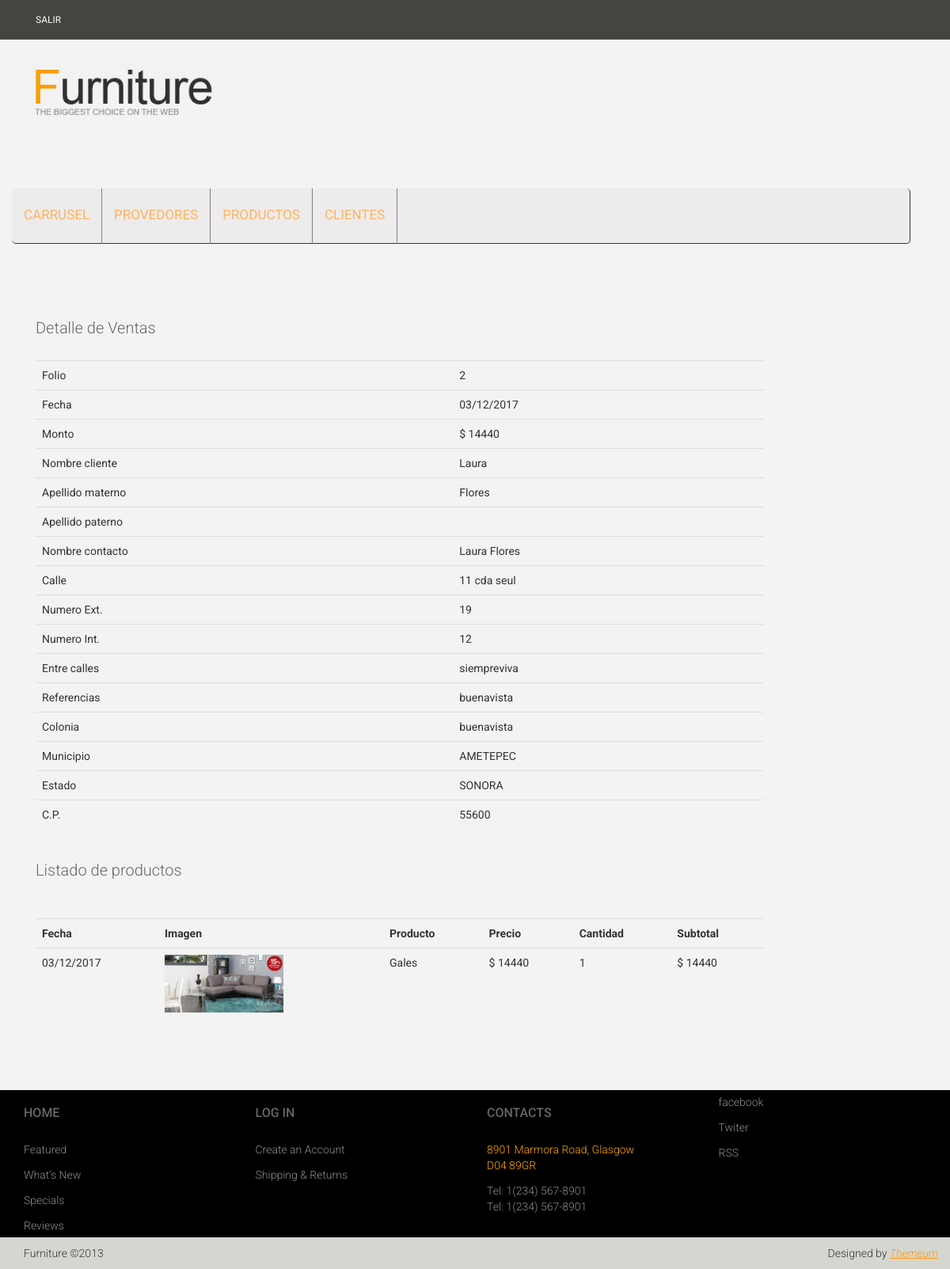
The app's page /reporteDetalle.php?folio=2 with its own data.
### tables this page shows
CREATE TABLE `pv_venta` (
  `folio` int(11) NOT NULL AUTO_INCREMENT,
  `feha` date DEFAULT NULL,
  `monto` float DEFAULT NULL,
  `id_cliente` int(11) NOT NULL,
  `id_proceso` int(11) NOT NULL,
  PRIMARY KEY (`folio`),
  KEY `fk_PV_VENTA_PV_CLIENTE1_idx` (`id_cliente`),
  KEY `fk_PV_VENTA_PV_PROCESO1_idx` (`id_proceso`),
  CONSTRAINT `fk_PV_VENTA_PV_CLIENTE1` FOREIGN KEY (`id_cliente`) REFERENCES `pv_cliente` (`id_cliente`) ON DELETE NO ACTION ON UPDATE NO ACTION,
  CONSTRAINT `fk_PV_VENTA_PV_PROCESO1` FOREIGN KEY (`id_proceso`) REFERENCES `pv_proceso` (`id_proceso`) ON DELETE NO ACTION ON UPDATE NO ACTION
);

CREATE TABLE `pv_cliente` (
  `id_cliente` int(11) NOT NULL AUTO_INCREMENT,
  `nombre_cliente` varchar(45) DEFAULT NULL,
  `ap_paterno_cliente` varchar(45) DEFAULT NULL,
  `ap_materno_cliente` varchar(45) DEFAULT NULL,
  `codigo_postal` int(11) DEFAULT NULL,
  `calle` varchar(255) DEFAULT NULL,
  `numero_exterior` varchar(50) DEFAULT NULL,
  `numero_interior` varchar(50) DEFAULT NULL,
  `entre_calles` varchar(512) DEFAULT NULL,
  `referencias` varchar(255) DEFAULT NULL,
  `id_estado` int(11) DEFAULT NULL,
  `id_municipio` int(11) DEFAULT NULL,
  `colonia` varchar(255) DEFAULT NULL,
  `nombre_contacto` varchar(255) DEFAULT NULL,
  `telefono` bigint(20) DEFAULT NULL,
  PRIMARY KEY (`id_cliente`),
  KEY `fk_PV_CLIENTE_PV_ESTADO` (`id_estado`),
  KEY `fk_PV_CLIENTE_PV_MUNICIPIO` (`id_municipio`),
  CONSTRAINT `fk_PV_CLIENTE_PV_ESTADO` FOREIGN KEY (`id_estado`) REFERENCES `pv_estado` (`id_estado`) ON DELETE NO ACTION ON UPDATE NO ACTION,
  CONSTRAINT `fk_PV_CLIENTE_PV_MUNICIPIO` FOREIGN KEY (`id_municipio`) REFERENCES `pv_municipio` (`id_municipio`) ON DELETE NO ACTION ON UPDATE NO ACTION
);

CREATE TABLE `pv_municipio` (
  `id_municipio` int(11) NOT NULL AUTO_INCREMENT,
  `municipio` varchar(45) DEFAULT NULL,
  `id_estado` int(11) NOT NULL,
  PRIMARY KEY (`id_municipio`),
  KEY `fk_PV_MUNICIPIO_PV_ESTADO1_idx` (`id_estado`),
  CONSTRAINT `fk_PV_MUNICIPIO_PV_ESTADO1` FOREIGN KEY (`id_estado`) REFERENCES `pv_estado` (`id_estado`) ON DELETE NO ACTION ON UPDATE NO ACTION
);

CREATE TABLE `pv_estado` (
  `id_estado` int(11) NOT NULL AUTO_INCREMENT,
  `estado` varchar(45) DEFAULT NULL,
  PRIMARY KEY (`id_estado`)
);

CREATE TABLE `pv_detalle_venta` (
  `id_detalle` int(11) NOT NULL AUTO_INCREMENT,
  `fecha` date DEFAULT NULL,
  `precio_venta` float DEFAULT NULL,
  `cantidad` int(11) DEFAULT NULL,
  `folio` int(11) NOT NULL,
  `id_producto` int(11) NOT NULL,
  PRIMARY KEY (`id_detalle`),
  KEY `fk_PV_DETALLE_VENTA_PV_VENTA1_idx` (`folio`),
  KEY `fk_PV_DETALLE_VENTA_PV_PRODUCTO1_idx` (`id_producto`),
  CONSTRAINT `fk_PV_DETALLE_VENTA_PV_PRODUCTO1` FOREIGN KEY (`id_producto`) REFERENCES `pv_producto` (`id_producto`) ON DELETE NO ACTION ON UPDATE NO ACTION,
  CONSTRAINT `fk_PV_DETALLE_VENTA_PV_VENTA1` FOREIGN KEY (`folio`) REFERENCES `pv_venta` (`folio`) ON DELETE NO ACTION ON UPDATE NO ACTION
);

CREATE TABLE `pv_imagen` (
  `id_imagen` int(11) NOT NULL AUTO_INCREMENT,
  `imagen` varchar(300) DEFAULT NULL,
  `id_producto` int(11) NOT NULL,
  PRIMARY KEY (`id_imagen`),
  KEY `fk_PV_IMAGEN_PV_PRODUCTO1_idx` (`id_producto`),
  CONSTRAINT `fk_PV_IMAGEN_PV_PRODUCTO1` FOREIGN KEY (`id_producto`) REFERENCES `pv_producto` (`id_producto`) ON DELETE NO ACTION ON UPDATE NO ACTION
);

CREATE TABLE `pv_producto` (
  `id_producto` int(11) NOT NULL AUTO_INCREMENT,
  `producto` varchar(45) DEFAULT NULL,
  `precio_compra` float DEFAULT NULL,
  `precio_venta` float DEFAULT NULL,
  `descripcion` varchar(255) DEFAULT NULL,
  `id_categoria` int(11) NOT NULL,
  `id_provedor` int(11) NOT NULL,
  PRIMARY KEY (`id_producto`),
  KEY `fk_PV_PRODUCTO_PV_CATEGORIA1_idx` (`id_categoria`),
  KEY `fk_PV_PRODUCTO_PV_PROVEDOR1_idx` (`id_provedor`),
  CONSTRAINT `fk_PV_PRODUCTO_PV_CATEGORIA1` FOREIGN KEY (`id_categoria`) REFERENCES `pv_categoria` (`id_categoria`) ON DELETE NO ACTION ON UPDATE NO ACTION,
  CONSTRAINT `fk_PV_PRODUCTO_PV_PROVEDOR1` FOREIGN KEY (`id_provedor`) REFERENCES `pv_provedor` (`id_provedor`) ON DELETE NO ACTION ON UPDATE NO ACTION
);

### reporteDetalle.php (the view, shortened to what this page needs)
<!DOCTYPE html>
<html lang="en">
<head>
    <link href="css/bootstrap.min.css" rel="stylesheet">
    <link href="css/font-awesome.min.css" rel="stylesheet">
    <link href="css/prettyPhoto.css" rel="stylesheet">
    <link href="css/price-range.css" rel="stylesheet">
    <link href="css/animate.css" rel="stylesheet">
    <link href="css/main.css" rel="stylesheet">
    <link href="css/responsive.css" rel="stylesheet">
    <link href="css/furniture.css" rel="stylesheet">
</head>
<body>
  <header id="header">
    <?php include_once('headeradmin.php'); ?>
  </header>
  <section id="form">
    <div class="container">
        <div class="col-md-10">
          <div class="signup-form">
            <h2>Detalle de Ventas</h2>
            <?php
            $folio = $_GET['folio'];
            include_once('conexion.php');
            $sql = "select folio, date_format(feha, '%d/%m/%Y') as feha, monto, c.nombre_cliente, c.ap_paterno_cliente,
            c.ap_materno_cliente, c.nombre_contacto, c.calle, c.numero_exterior, c.numero_interior, c.entre_calles, c.referencias, c.colonia,
            e.estado, m.municipio, c.codigo_postal
            from pv_venta v
            inner join pv_cliente c on v.id_cliente = c.id_cliente
            inner join pv_estado e on c.id_estado = e.id_estado
            inner join pv_municipio m on c.id_municipio = m.id_municipio
            where folio=" . $folio;
            $resulta = $conn->query($sql) or die("error: " . mysqli_error($conn));
            echo "<table class='table'>";
            while($row=$resulta->fetch_assoc()){
              echo "<tr><td>Folio</td><td>". $row['folio'] ."</td></tr>";
              echo "<tr><td>Fecha</td><td>". $row['feha'] ."</td></tr>";
              echo "<tr><td>Monto</td><td>$ ". $row['monto'] ."</td></tr>";
              echo "<tr><td>Nombre cliente</td><td>". $row['nombre_cliente'] ."</td></tr>";
              echo "<tr><td>Apellido materno</td><td>". $row['ap_paterno_cliente'] ."</td></tr>";
              echo "<tr><td>Apellido paterno</td><td>". $row['ap_materno_cliente'] ."</td></tr>";
              echo "<tr><td>Nombre contacto</td><td>". $row['nombre_contacto'] ."</td></tr>";
              echo "<tr><td>Calle</td><td>". $row['calle'] ."</td></tr>";
              echo "<tr><td>Numero Ext.</td><td>". $row['numero_exterior'] ."</td></tr>";
              echo "<tr><td>Numero Int.</td><td>". $row['numero_interior'] ."</td></tr>";
              echo "<tr><td>Entre calles</td><td>". $row['entre_calles'] ."</td></tr>";
              echo "<tr><td>Referencias</td><td>". $row['referencias'] ."</td></tr>";
              echo "<tr><td>Colonia</td><td>". $row['colonia'] ."</td></tr>";
              echo "<tr><td>Municipio</td><td>". $row['municipio'] ."</td></tr>";
              echo "<tr><td>Estado</td><td>". $row['estado'] ."</td></tr>";
              echo "<tr><td>C.P.</td><td>". $row['codigo_postal'] ."</td></tr>";
            }
            echo "</table>";
            $sql = "select date_format(fecha, '%d/%m/%Y') as fecha, imagen, producto, dv.precio_venta, cantidad
            from pv_detalle_venta dv
            inner join pv_producto p on p.id_producto = dv.id_producto
            inner join pv_imagen i on p.id_producto = i.id_producto
            where dv.folio = " . $folio;
            $resulta = $conn->query($sql) or die("error: " . mysqli_error($conn));
            echo "<hr/><h2>Listado de productos</h2></br>";
            echo "<table class='table'>";
            echo "<tr>";
            echo "<th>Fecha</th>";
            echo "<th>Imagen</th>";
            echo "<th>Producto</th>";
            echo "<th>Precio</th>";
            echo "<th>Cantidad</th>";
            echo "<th>Subtotal</th>";
            echo "</tr>";
            while($row=$resulta->fetch_assoc()){
              echo "<tr>";
              echo "<td>". $row['fecha'] ."</td>";
              echo "<td><img src='files/". $row['imagen'] ."' width='150px'></td>";
              echo "<td>". $row['producto'] ."</td>";
              echo "<td>$ ". $row['precio_venta'] ."</td>";
              echo "<td>". $row['cantidad'] ."</td>";
              echo "<td>$ ". $row['precio_venta']*$row['cantidad'] ."</td>";
              echo "</tr>";
            }
            echo "</table>";
            ?>
          </div>
        </div>
    </div>
  </section>
  <footer id="footer">
    <?php include_once('footer.php'); ?>
  </footer>
</body>
</html>

### css/main.css (style rules this page uses)
body { font-family: 'Roboto', sans-serif; background:#f3f3f3; position: relative; font-weight:400px; }
h1, h2, h3, h4, h5, h6 { font-family: 'Roboto', sans-serif; }
#footer { background: #000; }
#form { display: block; margin-bottom: 50px; margin-top: 25px; overflow: hidden; }
.login-form h2, .signup-form h2 { color: #696763; font-family: 'Roboto', sans-serif; font-size: 20px; font-weight: 300; margin-bottom: 30px; }

### records on screen
pv_venta: folio "2", feha "03/12/2017", monto "14440", id_cliente.nombre_cliente "Laura", id_cliente.ap_paterno_cliente "Flores", id_cliente.nombre_contacto "Laura Flores", id_cliente.calle "11 cda seul", id_cliente.numero_exterior "19", id_cliente.numero_interior "12", id_cliente.entre_calles "siempreviva", id_cliente.referencias "buenavista", id_cliente.colonia "buenavista", pv_municipio.municipio "AMETEPEC", pv_estado.estado "SONORA", id_cliente.codigo_postal "55600"
pv_detalle_venta: fecha "03/12/2017", pv_imagen.imagen (picture), id_producto.producto "Gales", precio_venta "14440", cantidad "1", $row['precio_venta']*$row['cantidad'] "14440"
